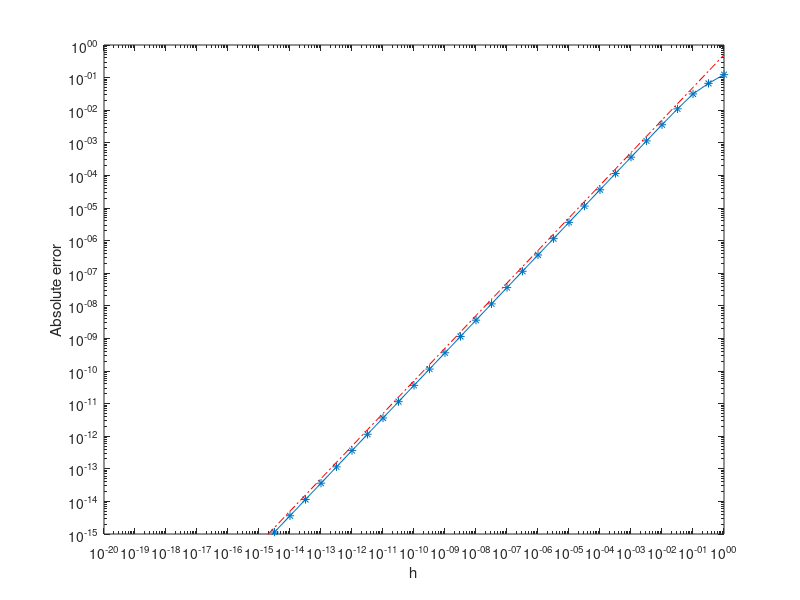

The MATLAB source for this figure:
% Examples 1.2--1.3 and Figure 1.3

x0 = 1.2;
f0 = sin(x0);                           %value of the function at x0
fp = cos(x0);                           %true value of f'(x0)
i = -20:0.5:0;
h = 10.^i;                              %this creates an array of h values from 10^(-20) up to 10^0
err = abs (2.*cos((2.*x0+h)./2)).*(sin(h./2));  %calculates the absolute error between fp and the derivative approximation
d_err = 1/2*h;                          %this is the discretization error predicted by Taylor's theorem (or at least, an upper bound)

%plot the actual error and the predicted error on a log-log plot.
loglog (h,err,'-*');
hold on
loglog (h,d_err,'r-.');
xlabel('h')
ylabel('Absolute error')
axis([10^(-20) 1 10^(-15) 1])
hold off;